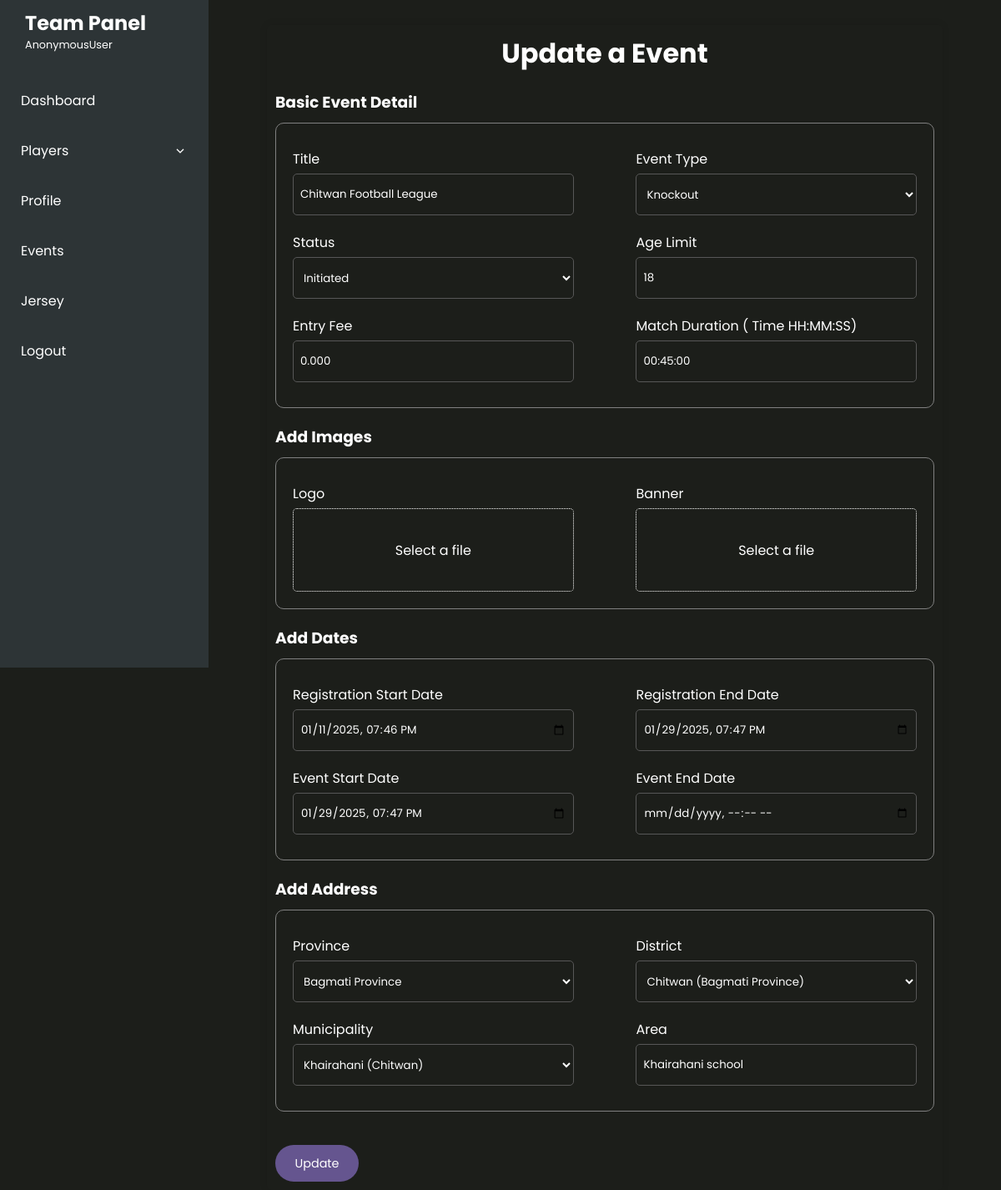
/edit-event/1/, run on the app's committed database.
### sportsApp/models.py (models this page shows, shortened)
class Event(models.Model):
    title = models.CharField(max_length=255)
    event_type = models.CharField(max_length=20,choices=constants.EVENT_TYPE.choices,default=constants.EVENT_TYPE.KNOCKOUT)
    status = models.CharField(max_length=20,choices=constants.EventStatus.choices,default=constants.EventStatus.INITIATED)
    banner = models.ImageField(upload_to='images/events/',blank=True,null=True)
    logo = models.ImageField(upload_to='images/events/',blank=True,null=True)
    event_organizer = models.ForeignKey(EventOrganizer,on_delete=models.CASCADE,blank=True,null=True,related_name='events')
    event_age_limit = models.PositiveIntegerField()
    is_verified = models.BooleanField(default=False)
    entry_fee = models.DecimalField(max_digits=10000,decimal_places=3)
    registration_start_date = models.DateTimeField()
    registration_end_date = models.DateTimeField()
    event_start_date = models.DateTimeField(blank=True,null=True)
    event_end_date = models.DateTimeField(blank=True,null=True)
    match_duration = models.DurationField(blank=True,null=True)
    province = models.ForeignKey(Province, on_delete=models.SET_NULL,null=True)
    district = models.ForeignKey(District, on_delete=models.SET_NULL,null=True)
    municipality = models.ForeignKey(Municipality, on_delete=models.SET_NULL,null=True)
    area = models.CharField(max_length=255)
    created_at = models.DateField(auto_now_add=True)
    updated_at = models.DateField(auto_now=True)

### sportsApp/views.py (the view)
# urls.py: path('edit-event/<int:event_id>/',views.edit_event_view,name='edit-event'),
def edit_event_view(request, event_id):
    event = get_object_or_404(Event, id=event_id)
    if request.method == 'POST':
        form = EventForm(request.POST, request.FILES, instance=event)
        if form.is_valid():
            form.save()  # Save the updated event
            messages.success(request,"Event Updated successfully")
            return redirect('event')  # Redirect to the event list or any other page after saving
        else:
            messages.error(request,'Event Not Updated updated')
    else:
        form = EventForm(instance=event)  # Prepopulate form with the existing event data
    return render(request, 'event/create_event.html', {'form': form,'update':True})

### sportsApp/forms.py (shortened to what this page needs)
class EventForm(AddressMixin,forms.ModelForm):
    class Meta:
        model = Event
        fields = [
            'title', 'event_type', 'status', 'banner', 'logo', 'event_organizer',
            'event_age_limit', 'is_verified', 'entry_fee', 'registration_start_date',
            'registration_end_date', 'event_start_date', 'event_end_date',
            'match_duration','province','district','municipality','area',
        ]
        widgets = {
            'registration_start_date': forms.DateTimeInput(attrs={'type': 'datetime-local'}),
            'registration_end_date': forms.DateTimeInput(attrs={'type': 'datetime-local'}),
            'event_start_date': forms.DateTimeInput(attrs={'type': 'datetime-local'}),
            'event_end_date': forms.DateTimeInput(attrs={'type': 'datetime-local'}),
            'match_duration': forms.TextInput(attrs={'placeholder': 'HH:MM:SS'}),
        }

### address/models.py (called while the page is built)
    def __str__(self):
        return self.name

    def __str__(self):
        return f'{self.name} ({self.province.name if self.province else "No Province"})'

    def __str__(self):
        return f'{self.name} ({self.district.name if self.district else "No District"})'

### sportsApp/context_processors.py (called while the page is built)
def permissions_processor(request):
    permissions = {
        "is_organizer": False,
        "is_staff": False,
    }
    if request.user.is_authenticated:
        if request.user.is_staff:
            permissions['is_organizer'] = True
        elif request.user.groups.filter(name='TeamGroup').exists():
             permissions["is_team"] = True
    return {"permissions": permissions}

### sportsApp/templates/event/create_event.html (shortened to what this page needs)
{% extends 'event/event_index.html' %}
{% block content %}
{% load static %}
<div class="main_team_request_container create_event mt-10">
    <div class="basic-form">
        <div class="form-container">
            <h2>{% if update %}Update {% else%} Create{% endif %} a Event</h2>
            <form action="" method="post" enctype="multipart/form-data">
                <h3>Basic Event Detail</h3>
                <div class="form-seperation-box mt-10 flex basic_data">
                    <div class="form-control">
                        <label for="name">Title</label>
                        {{form.title}}
                    </div>
                    <div class="form-control">
                        <label for="event_type">Event Type</label>
                        {{form.event_type}}
                    </div>
                    <div class="form-control">
                        <label for="status">Status</label>
                        {{form.status}}
                    </div>
                    <div class="form-control">
                        <label for="address">Age Limit</label>
                        {{form.event_age_limit}}
                    </div>
                    <div class="form-control">
                        <label for="address">Entry Fee</label>
                        {{form.entry_fee}}
                    </div>
                    <div class="form-control">
                        <label for="address">Match Duration ( Time HH:MM:SS) </label>
                        {{form.match_duration}}
                    </div>
                </div>
                <h3>Add Images</h3>
                <div class="form-seperation-box mt-10 flex image_box">
                    <div class="form-control">
                        <label for="logo">Logo</label>
                    <div class="button-wrap">
                    </div>
                    </div>
                    <div class="form-control">
                        <label for="banner">Banner</label>
                    <div class="button-wrap">
                    </div>
                    </div>
                </div>
                <h3>Add Dates</h3>
                <div class="form-seperation-box mt-10 flex add_dates">
                    <div class="form-control">
                        <label for="address">Registration Start Date</label>
                        {{form.registration_start_date}}
                    </div>
                    <div class="form-control">
                        <label for="address">Registration End Date</label>
                        {{form.registration_end_date}}
                    </div>
                    <div class="form-control">
                        <label for="address">Event Start Date</label>
                        {{form.event_start_date}}
                    </div>
                    <div class="form-control">
                        <label for="address">Event End Date</label>
                        {{form.event_end_date}}
                    </div>
                </div>
                <h3>Add Address</h3>
                <div class="form-seperation-box flex mt-10 address_box">
                    <div class="form-control">
                        <label for="province">Province</label>
                        {{form.province}}
                    </div>
                    <div class="form-control">
                        <label for="province">District</label>
                        {{form.district}}
                    </div>
                    <div class="form-control">
                        <label for="province">Municipality</label>
                        {{form.municipality}}
                    </div>
                    <div class="form-control">
                        <label for="province">Area</label>
                        {{form.area}}
                    </div>
                </div>
                 <div class="form-control">
                <button type="submit" class="global_btn">{% if update %}Update {% else%} Create{% endif %}</button>
                 </div>
            </form>
        </div>
    </div>
</div>
{% endblock content %}

### static/styles/main.css (style rules this page uses)
* { padding: 0; margin: 0; box-sizing: border-box; font-family: "Poppins", sans-serif; }
:root { --global_blue:rgb(84, 84, 255); --primary-color:#65558f; --box-color:#353535; --error-red:rgb(254, 93, 93); }
body, html { margin: auto; }
body { background-color: #1c1e1a; position: relative; }
.mt-10 { margin-top: 10px; }
.leaderboard_button, .global_btn { padding-left: 20px; padding-right: 20px; min-width: 100px; min-height: 44px; background-color: var(--primary-color); color: white; border-radius: 50px; border: none; font-size: 0.9rem; margin-top: 20px; cursor: pointer; }
.main_team_request_container { min-height: 70vh; display: flex; margin-top: 10px; color: white; }
h1, h2, h3, h4 { color: white; }
.basic-form { color: white; width: 100%; }
.basic-form .form-container { padding: 10px; border-radius: 5px; box-shadow: 0 0 10px rgba(0, 0, 0, 0.1); min-width: 500px; }
.basic-form .form-container h2 { text-align: center; margin-bottom: 20px; }
.basic-form .form-container label { display: block; margin: 10px 0 5px; }
.basic-form .form-container .form-control { width: 45%; min-width: 300px; }
.basic-form .form-container .form-control input[type=text], .basic-form .form-container .form-control input[type=number], .basic-form .form-container .form-control input[type=email], .basic-form .form-container .form-control input[type=date], .basic-form .form-container .form-control input[type=datetime-local], .basic-form .form-container .form-control input[type=time], .basic-form .form-container .form-control select { color: white; width: 100%; padding: 8px; margin-bottom: 10px; border-radius: 4px; background-color: transparent; border: none; border: 1px solid rgb(87, 87, 87); height: 50px; width: 100%; border-radius: 5px; }
.basic-form .form-container .form-control option { color: black; }
.basic-form .form-seperation-box { border: 1px solid gray; width: 100%; padding: 20px; border-radius: 10px; margin-bottom: 20px; }
.basic-form .form-seperation-box.flex { display: flex; flex-wrap: wrap; justify-content: space-between; }
.basic-form .button-wrap { border: 1px dotted white; border-radius: 8px; position: relative; height: 100px; border-radius: 5px; position: relative; display: flex; place-content: center; place-items: center; }
.basic-form .button-wrap::after { content: "Select a file"; }
.content h2 { font-size: 32px; font-weight: bold; }
.create_event { padding: 0px 50px; }

### data on the page
Event: title "Chitwan Football League", event_type "Knockout", status "Initiated", event_age_limit "18", entry_fee "0.000", match_duration "00:45:00", registration_start_date "01/11/2025 19:46", registration_end_date "01/29/2025 19:47", event_start_date "01/29/2025 19:47", province "Bagmati Province", district "Chitwan (Bagmati Province)", municipality "Khairahani (Chitwan)", area "Khairahani school"

### other printed values
{{ request.user }} "AnonymousUser"
